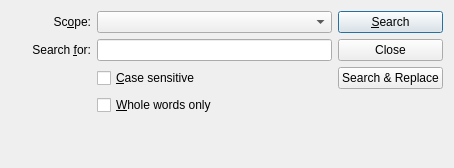
<?xml version="1.0" encoding="UTF-8"?>
<ui version="4.0">
 <class>Find::Internal::FindDialog</class>
 <widget class="QDialog" name="Find::Internal::FindDialog">
  <property name="geometry">
   <rect>
    <x>0</x>
    <y>0</y>
    <width>454</width>
    <height>168</height>
   </rect>
  </property>
  <property name="sizePolicy">
   <sizepolicy hsizetype="Minimum" vsizetype="Minimum">
    <horstretch>0</horstretch>
    <verstretch>0</verstretch>
   </sizepolicy>
  </property>
  <property name="windowTitle">
   <string>Search for...</string>
  </property>
  <property name="sizeGripEnabled">
   <bool>false</bool>
  </property>
  <layout class="QVBoxLayout" name="verticalLayout">
   <item>
    <layout class="QGridLayout" name="gridLayout">
     <item row="0" column="0">
      <widget class="QLabel" name="label">
       <property name="sizePolicy">
        <sizepolicy hsizetype="Fixed" vsizetype="Preferred">
         <horstretch>0</horstretch>
         <verstretch>0</verstretch>
        </sizepolicy>
       </property>
       <property name="minimumSize">
        <size>
         <width>80</width>
         <height>0</height>
        </size>
       </property>
       <property name="text">
        <string>Sc&amp;ope:</string>
       </property>
       <property name="alignment">
        <set>Qt::AlignRight|Qt::AlignTrailing|Qt::AlignVCenter</set>
       </property>
       <property name="buddy">
        <cstring>filterList</cstring>
       </property>
      </widget>
     </item>
     <item row="0" column="1">
      <widget class="QComboBox" name="filterList">
       <property name="sizePolicy">
        <sizepolicy hsizetype="Expanding" vsizetype="Fixed">
         <horstretch>0</horstretch>
         <verstretch>0</verstretch>
        </sizepolicy>
       </property>
      </widget>
     </item>
     <item row="0" column="2">
      <widget class="QPushButton" name="searchButton">
       <property name="text">
        <string>&amp;Search</string>
       </property>
       <property name="default">
        <bool>true</bool>
       </property>
      </widget>
     </item>
     <item row="1" column="0">
      <widget class="QLabel" name="label_2">
       <property name="text">
        <string>Search &amp;for:</string>
       </property>
       <property name="alignment">
        <set>Qt::AlignRight|Qt::AlignTrailing|Qt::AlignVCenter</set>
       </property>
       <property name="buddy">
        <cstring>searchTerm</cstring>
       </property>
      </widget>
     </item>
     <item row="1" column="1">
      <widget class="QLineEdit" name="searchTerm"/>
     </item>
     <item row="1" column="2">
      <widget class="QPushButton" name="closeButton">
       <property name="text">
        <string>Close</string>
       </property>
      </widget>
     </item>
     <item row="4" column="0" colspan="2">
      <widget class="QWidget" name="configWidget" native="true">
       <property name="sizePolicy">
        <sizepolicy hsizetype="Preferred" vsizetype="Fixed">
         <horstretch>0</horstretch>
         <verstretch>10</verstretch>
        </sizepolicy>
       </property>
      </widget>
     </item>
     <item row="2" column="1">
      <widget class="QCheckBox" name="matchCase">
       <property name="text">
        <string>&amp;Case sensitive</string>
       </property>
      </widget>
     </item>
     <item row="3" column="1">
      <widget class="QCheckBox" name="wholeWords">
       <property name="text">
        <string>&amp;Whole words only</string>
       </property>
      </widget>
     </item>
     <item row="2" column="2">
      <widget class="QPushButton" name="replaceButton">
       <property name="text">
        <string>Search &amp;&amp; Replace</string>
       </property>
      </widget>
     </item>
    </layout>
   </item>
   <item>
    <spacer name="verticalSpacer_2">
     <property name="orientation">
      <enum>Qt::Vertical</enum>
     </property>
     <property name="sizeHint" stdset="0">
      <size>
       <width>0</width>
       <height>0</height>
      </size>
     </property>
    </spacer>
   </item>
  </layout>
 </widget>
 <tabstops>
  <tabstop>filterList</tabstop>
  <tabstop>searchTerm</tabstop>
  <tabstop>searchButton</tabstop>
  <tabstop>closeButton</tabstop>
  <tabstop>replaceButton</tabstop>
  <tabstop>matchCase</tabstop>
  <tabstop>wholeWords</tabstop>
 </tabstops>
 <resources/>
 <connections/>
</ui>
